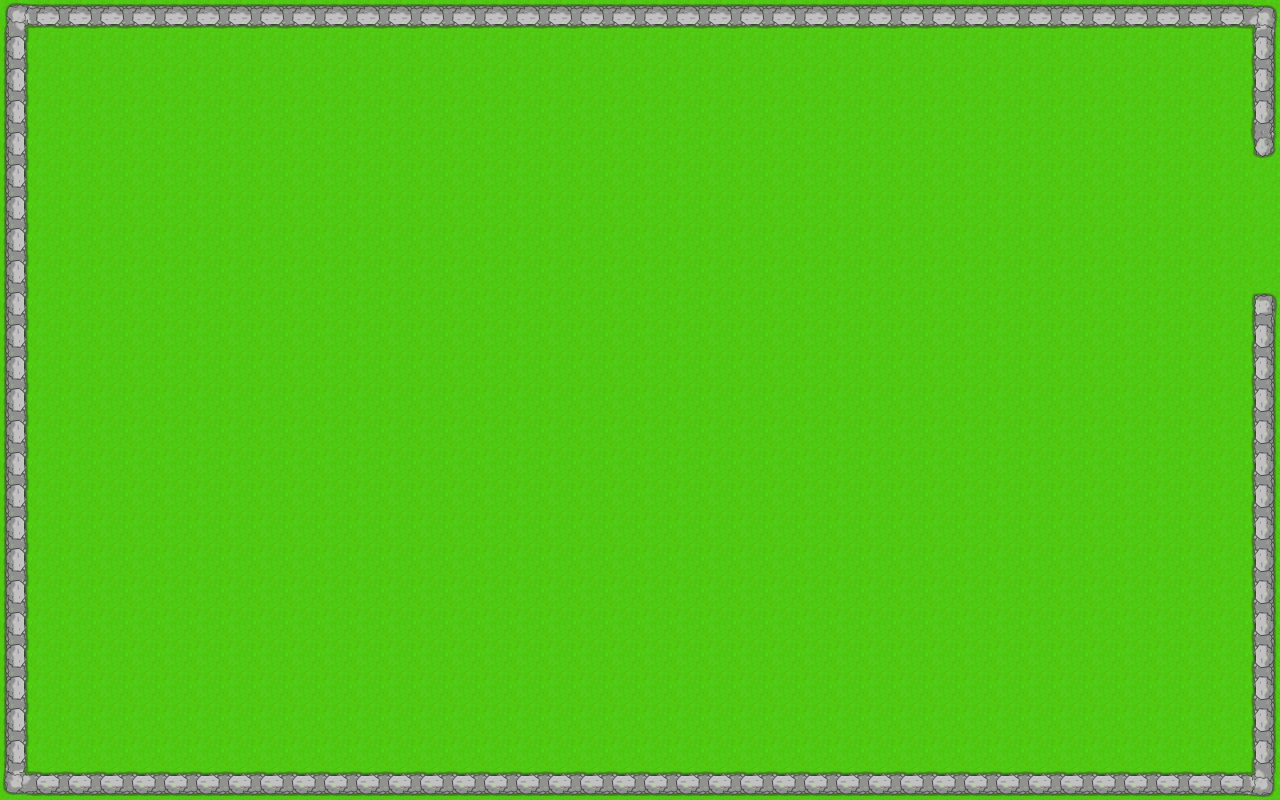

A 2D game scene composited from a Tiled map and its tileset images. What follows is a short description and the map's XML, with each tile layer's data collapsed to a summary:
An orthogonal 40x25 tile map with 32x32 px tiles, 1 tile layer (Tile Layer 1).

<map version="1.0" orientation="orthogonal" width="40" height="25" tilewidth="32" tileheight="32">
 <tileset firstgid="1" name="tiles" tilewidth="32" tileheight="32">
  <image source="tiles.png" width="224" height="96" />
  <tile id="0">
   <properties>
    <property name="wall" value="true" />
   </properties>
  </tile>
  <tile id="1">
   <properties>
    <property name="wall" value="true" />
   </properties>
  </tile>
  <tile id="2">
   <properties>
    <property name="wall" value="true" />
   </properties>
  </tile>
  <tile id="3">
   <properties>
    <property name="wall" value="true" />
   </properties>
  </tile>
  <tile id="4">
   <properties>
    <property name="wall" value="true" />
   </properties>
  </tile>
  <tile id="5">
   <properties>
    <property name="wall" value="true" />
   </properties>
  </tile>
  <tile id="6">
   <properties>
    <property name="wall" value="true" />
   </properties>
  </tile>
  <tile id="7">
   <properties>
    <property name="wall" value="true" />
   </properties>
  </tile>
  <tile id="9">
   <properties>
    <property name="wall" value="true" />
   </properties>
  </tile>
  <tile id="10">
   <properties>
    <property name="wall" value="true" />
   </properties>
  </tile>
  <tile id="11">
   <properties>
    <property name="wall" value="true" />
   </properties>
  </tile>
  <tile id="13">
   <properties>
    <property name="exit" value="true" />
   </properties>
  </tile>
  <tile id="14">
   <properties>
    <property name="wall" value="true" />
   </properties>
  </tile>
  <tile id="15">
   <properties>
    <property name="wall" value="true" />
   </properties>
  </tile>
  <tile id="16">
   <properties>
    <property name="wall" value="true" />
   </properties>
  </tile>
  <tile id="17">
   <properties>
    <property name="wall" value="true" />
   </properties>
  </tile>
  <tile id="18">
   <properties>
    <property name="wall" value="true" />
   </properties>
  </tile>
 </tileset>
 <layer name="Tile Layer 1" width="40" height="25">
  <data>[1000 cells, 1000 non-empty, 12 distinct tile ids]</data>
 </layer>
</map>